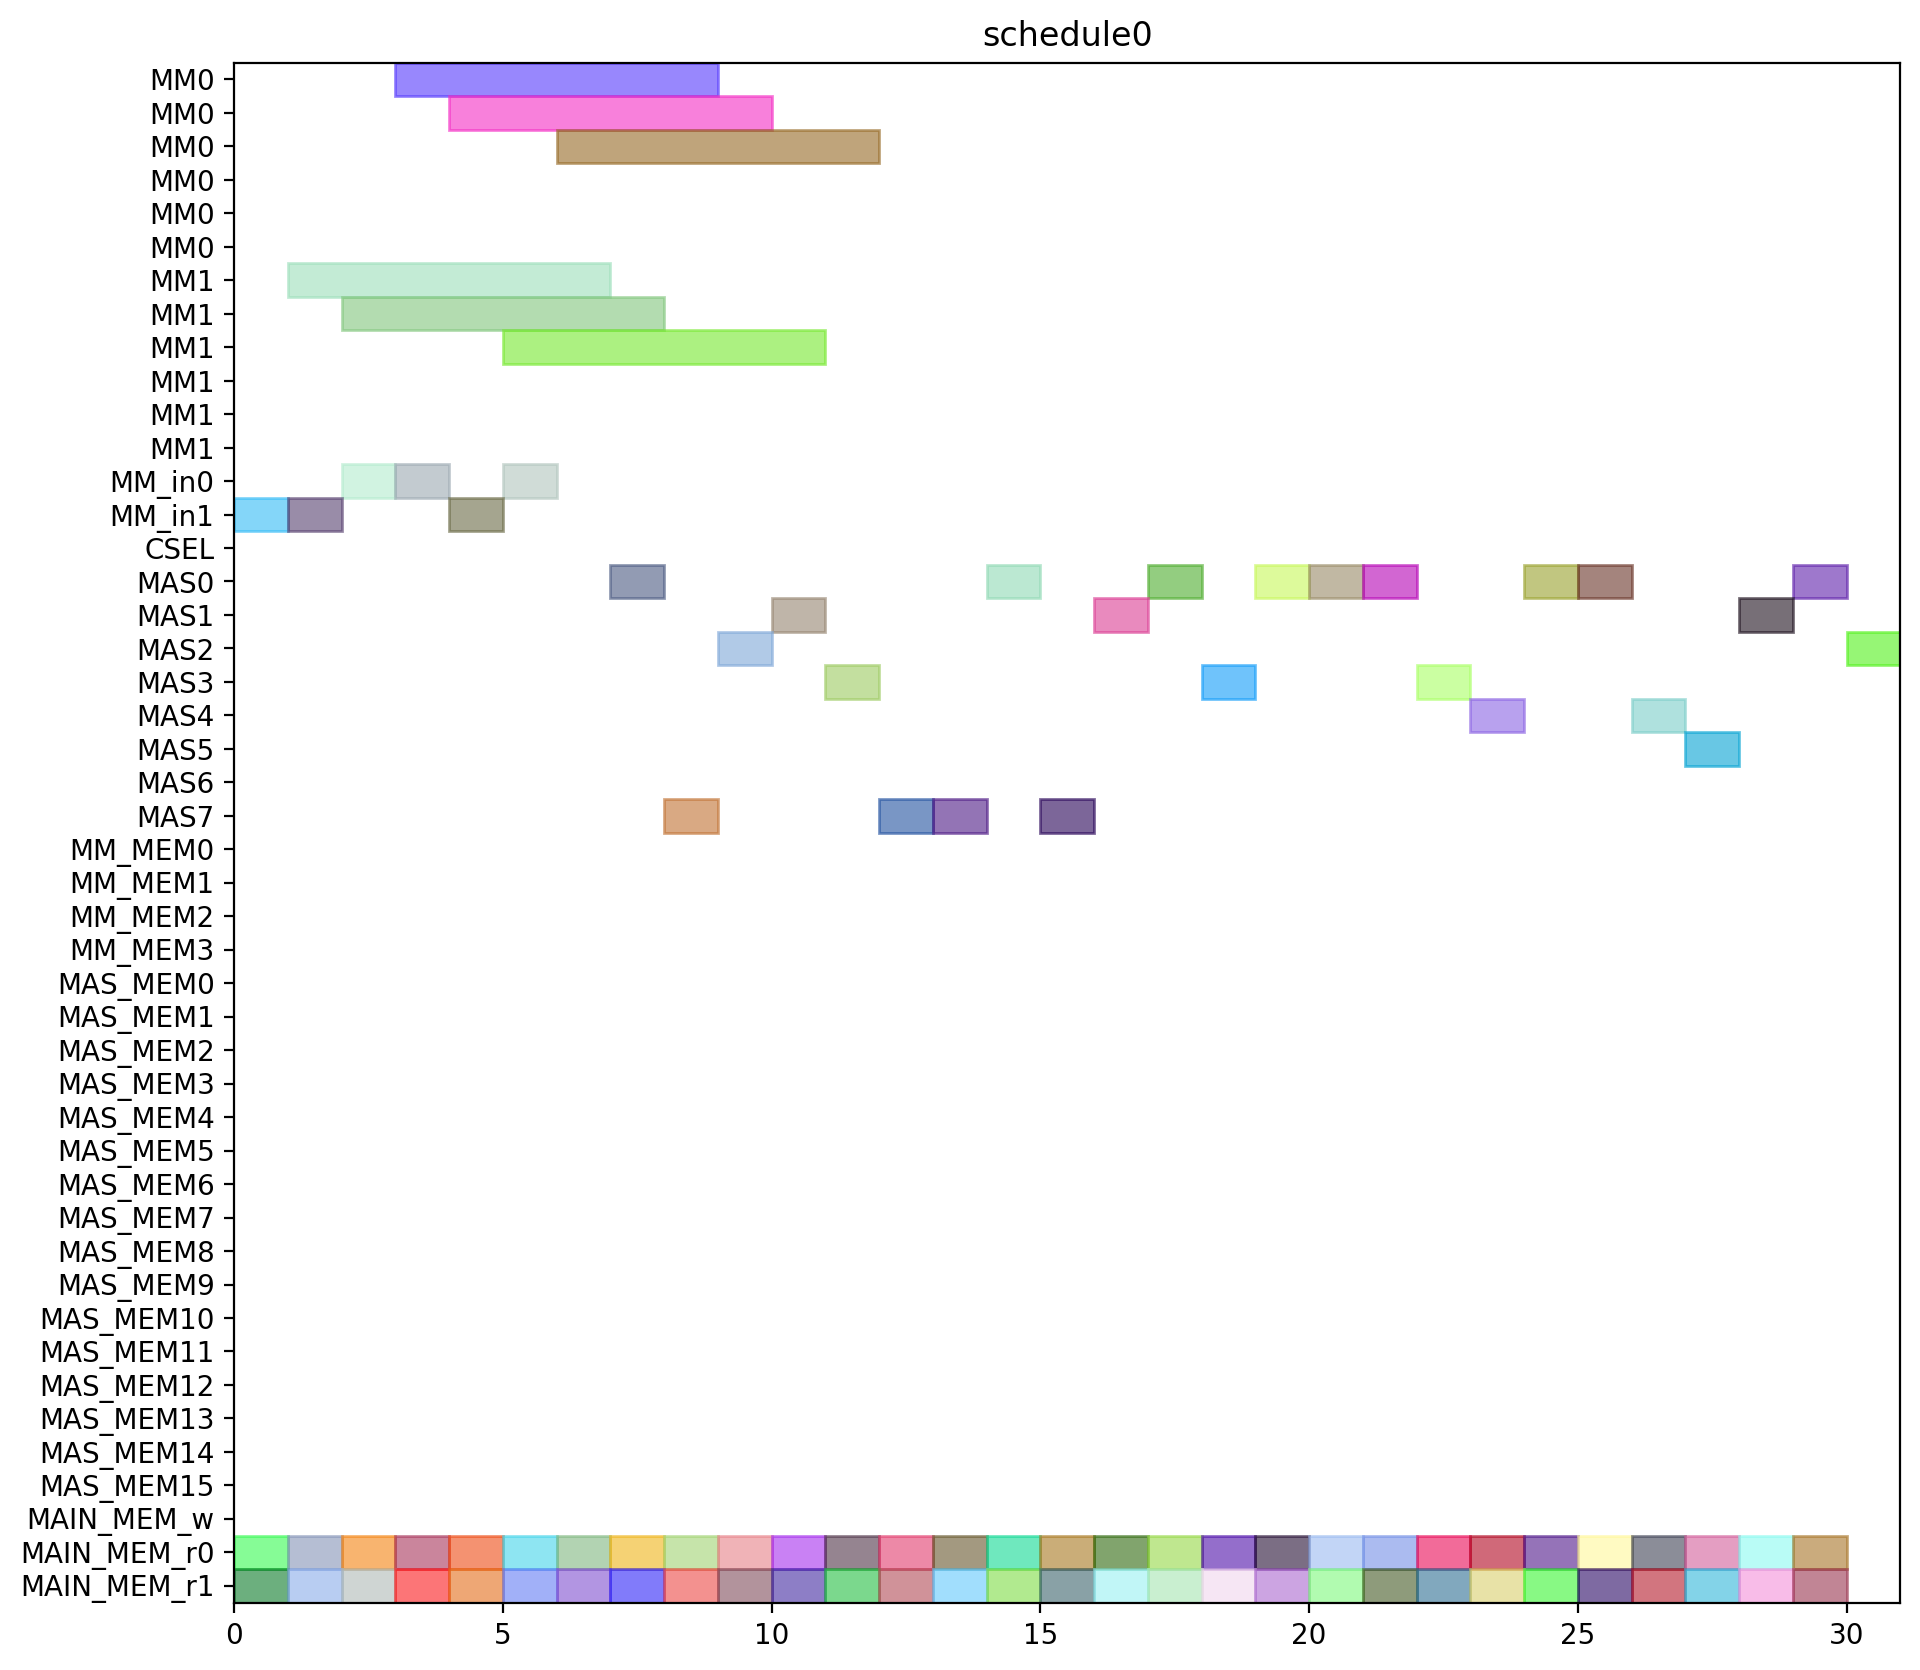

Reproduce this figure in Python.
from pyschedule import Scenario, solvers, plotters, alt


def solve():
	horizon = 149
	S = Scenario("schedule0", horizon=horizon)

	# resource
	MM = S.Resources('MM', num=2, size=6)
	MM_in = S.Resources('MM_in', num=2)
	CSEL = S.Resource('CSEL')
	MAS = S.Resources('MAS', num=8, size=1, periods=range(1, horizon))
	MM_MEM = S.Resources('MM_MEM', num=4)
	MAS_MEM = S.Resources('MAS_MEM', num=16)
	MAIN_MEM_w = S.Resource('MAIN_MEM_w', size=1)
	MAIN_MEM_r = S.Resources('MAIN_MEM_r', num=2)

	# result of previous scheduling

	# new tasks
	d_t0_a1_0 = S.Task('d_t0_a1_0', length=1, delay_cost=1)
	d_t0_a1_0 += alt(MAS)
	d_t0_a1_0_mem0 = S.Task('d_t0_a1_0_mem0', length=1, delay_cost=1)
	d_t0_a1_0_mem0 += MAIN_MEM_r[0]
	S += d_t0_a1_0_mem0 <= d_t0_a1_0

	d_t0_a1_0_mem1 = S.Task('d_t0_a1_0_mem1', length=1, delay_cost=1)
	d_t0_a1_0_mem1 += MAIN_MEM_r[1]
	S += d_t0_a1_0_mem1 <= d_t0_a1_0

	d_t0_a1_1 = S.Task('d_t0_a1_1', length=1, delay_cost=1)
	d_t0_a1_1 += alt(MAS)
	d_t0_a1_1_mem0 = S.Task('d_t0_a1_1_mem0', length=1, delay_cost=1)
	d_t0_a1_1_mem0 += MAIN_MEM_r[0]
	S += d_t0_a1_1_mem0 <= d_t0_a1_1

	d_t0_a1_1_mem1 = S.Task('d_t0_a1_1_mem1', length=1, delay_cost=1)
	d_t0_a1_1_mem1 += MAIN_MEM_r[1]
	S += d_t0_a1_1_mem1 <= d_t0_a1_1

	d_t0_t10 = S.Task('d_t0_t10', length=1, delay_cost=1)
	d_t0_t10 += alt(MAS)
	d_t0_t10_mem0 = S.Task('d_t0_t10_mem0', length=1, delay_cost=1)
	d_t0_t10_mem0 += MAIN_MEM_r[0]
	S += d_t0_t10_mem0 <= d_t0_t10

	d_t0_t10_mem1 = S.Task('d_t0_t10_mem1', length=1, delay_cost=1)
	d_t0_t10_mem1 += MAIN_MEM_r[1]
	S += d_t0_t10_mem1 <= d_t0_t10

	d_t0_t11 = S.Task('d_t0_t11', length=1, delay_cost=1)
	d_t0_t11 += alt(MAS)
	d_t0_t11_mem0 = S.Task('d_t0_t11_mem0', length=1, delay_cost=1)
	d_t0_t11_mem0 += MAIN_MEM_r[0]
	S += d_t0_t11_mem0 <= d_t0_t11

	d_t0_t11_mem1 = S.Task('d_t0_t11_mem1', length=1, delay_cost=1)
	d_t0_t11_mem1 += MAIN_MEM_r[1]
	S += d_t0_t11_mem1 <= d_t0_t11

	d_t0_t3_t0 = S.Task('d_t0_t3_t0', length=6, delay_cost=1)
	d_t0_t3_t0 += alt(MM)
	d_t0_t3_t0_in = S.Task('d_t0_t3_t0_in', length=1, delay_cost=1)
	d_t0_t3_t0_in += alt(MM_in)
	S += d_t0_t3_t0_in*MM_in[0]<=d_t0_t3_t0*MM[0]
	S += d_t0_t3_t0_in*MM_in[1]<=d_t0_t3_t0*MM[1]
	d_t0_t3_t0_mem0 = S.Task('d_t0_t3_t0_mem0', length=1, delay_cost=1)
	d_t0_t3_t0_mem0 += MAIN_MEM_r[0]
	S += d_t0_t3_t0_mem0 <= d_t0_t3_t0

	d_t0_t3_t0_mem1 = S.Task('d_t0_t3_t0_mem1', length=1, delay_cost=1)
	d_t0_t3_t0_mem1 += MAIN_MEM_r[1]
	S += d_t0_t3_t0_mem1 <= d_t0_t3_t0

	d_t0_t3_t1 = S.Task('d_t0_t3_t1', length=6, delay_cost=1)
	d_t0_t3_t1 += alt(MM)
	d_t0_t3_t1_in = S.Task('d_t0_t3_t1_in', length=1, delay_cost=1)
	d_t0_t3_t1_in += alt(MM_in)
	S += d_t0_t3_t1_in*MM_in[0]<=d_t0_t3_t1*MM[0]
	S += d_t0_t3_t1_in*MM_in[1]<=d_t0_t3_t1*MM[1]
	d_t0_t3_t1_mem0 = S.Task('d_t0_t3_t1_mem0', length=1, delay_cost=1)
	d_t0_t3_t1_mem0 += MAIN_MEM_r[0]
	S += d_t0_t3_t1_mem0 <= d_t0_t3_t1

	d_t0_t3_t1_mem1 = S.Task('d_t0_t3_t1_mem1', length=1, delay_cost=1)
	d_t0_t3_t1_mem1 += MAIN_MEM_r[1]
	S += d_t0_t3_t1_mem1 <= d_t0_t3_t1

	d_t0_t3_t2 = S.Task('d_t0_t3_t2', length=1, delay_cost=1)
	d_t0_t3_t2 += alt(MAS)
	d_t0_t3_t2_mem0 = S.Task('d_t0_t3_t2_mem0', length=1, delay_cost=1)
	d_t0_t3_t2_mem0 += MAIN_MEM_r[0]
	S += d_t0_t3_t2_mem0 <= d_t0_t3_t2

	d_t0_t3_t2_mem1 = S.Task('d_t0_t3_t2_mem1', length=1, delay_cost=1)
	d_t0_t3_t2_mem1 += MAIN_MEM_r[1]
	S += d_t0_t3_t2_mem1 <= d_t0_t3_t2

	d_t0_t3_t3 = S.Task('d_t0_t3_t3', length=1, delay_cost=1)
	d_t0_t3_t3 += alt(MAS)
	d_t0_t3_t3_mem0 = S.Task('d_t0_t3_t3_mem0', length=1, delay_cost=1)
	d_t0_t3_t3_mem0 += MAIN_MEM_r[0]
	S += d_t0_t3_t3_mem0 <= d_t0_t3_t3

	d_t0_t3_t3_mem1 = S.Task('d_t0_t3_t3_mem1', length=1, delay_cost=1)
	d_t0_t3_t3_mem1 += MAIN_MEM_r[1]
	S += d_t0_t3_t3_mem1 <= d_t0_t3_t3

	d_t1_a1_0 = S.Task('d_t1_a1_0', length=1, delay_cost=1)
	d_t1_a1_0 += alt(MAS)
	d_t1_a1_0_mem0 = S.Task('d_t1_a1_0_mem0', length=1, delay_cost=1)
	d_t1_a1_0_mem0 += MAIN_MEM_r[0]
	S += d_t1_a1_0_mem0 <= d_t1_a1_0

	d_t1_a1_0_mem1 = S.Task('d_t1_a1_0_mem1', length=1, delay_cost=1)
	d_t1_a1_0_mem1 += MAIN_MEM_r[1]
	S += d_t1_a1_0_mem1 <= d_t1_a1_0

	d_t1_a1_1 = S.Task('d_t1_a1_1', length=1, delay_cost=1)
	d_t1_a1_1 += alt(MAS)
	d_t1_a1_1_mem0 = S.Task('d_t1_a1_1_mem0', length=1, delay_cost=1)
	d_t1_a1_1_mem0 += MAIN_MEM_r[0]
	S += d_t1_a1_1_mem0 <= d_t1_a1_1

	d_t1_a1_1_mem1 = S.Task('d_t1_a1_1_mem1', length=1, delay_cost=1)
	d_t1_a1_1_mem1 += MAIN_MEM_r[1]
	S += d_t1_a1_1_mem1 <= d_t1_a1_1

	d_t1_t10 = S.Task('d_t1_t10', length=1, delay_cost=1)
	d_t1_t10 += alt(MAS)
	d_t1_t10_mem0 = S.Task('d_t1_t10_mem0', length=1, delay_cost=1)
	d_t1_t10_mem0 += MAIN_MEM_r[0]
	S += d_t1_t10_mem0 <= d_t1_t10

	d_t1_t10_mem1 = S.Task('d_t1_t10_mem1', length=1, delay_cost=1)
	d_t1_t10_mem1 += MAIN_MEM_r[1]
	S += d_t1_t10_mem1 <= d_t1_t10

	d_t1_t11 = S.Task('d_t1_t11', length=1, delay_cost=1)
	d_t1_t11 += alt(MAS)
	d_t1_t11_mem0 = S.Task('d_t1_t11_mem0', length=1, delay_cost=1)
	d_t1_t11_mem0 += MAIN_MEM_r[0]
	S += d_t1_t11_mem0 <= d_t1_t11

	d_t1_t11_mem1 = S.Task('d_t1_t11_mem1', length=1, delay_cost=1)
	d_t1_t11_mem1 += MAIN_MEM_r[1]
	S += d_t1_t11_mem1 <= d_t1_t11

	d_t1_t3_t0 = S.Task('d_t1_t3_t0', length=6, delay_cost=1)
	d_t1_t3_t0 += alt(MM)
	d_t1_t3_t0_in = S.Task('d_t1_t3_t0_in', length=1, delay_cost=1)
	d_t1_t3_t0_in += alt(MM_in)
	S += d_t1_t3_t0_in*MM_in[0]<=d_t1_t3_t0*MM[0]
	S += d_t1_t3_t0_in*MM_in[1]<=d_t1_t3_t0*MM[1]
	d_t1_t3_t0_mem0 = S.Task('d_t1_t3_t0_mem0', length=1, delay_cost=1)
	d_t1_t3_t0_mem0 += MAIN_MEM_r[0]
	S += d_t1_t3_t0_mem0 <= d_t1_t3_t0

	d_t1_t3_t0_mem1 = S.Task('d_t1_t3_t0_mem1', length=1, delay_cost=1)
	d_t1_t3_t0_mem1 += MAIN_MEM_r[1]
	S += d_t1_t3_t0_mem1 <= d_t1_t3_t0

	d_t1_t3_t1 = S.Task('d_t1_t3_t1', length=6, delay_cost=1)
	d_t1_t3_t1 += alt(MM)
	d_t1_t3_t1_in = S.Task('d_t1_t3_t1_in', length=1, delay_cost=1)
	d_t1_t3_t1_in += alt(MM_in)
	S += d_t1_t3_t1_in*MM_in[0]<=d_t1_t3_t1*MM[0]
	S += d_t1_t3_t1_in*MM_in[1]<=d_t1_t3_t1*MM[1]
	d_t1_t3_t1_mem0 = S.Task('d_t1_t3_t1_mem0', length=1, delay_cost=1)
	d_t1_t3_t1_mem0 += MAIN_MEM_r[0]
	S += d_t1_t3_t1_mem0 <= d_t1_t3_t1

	d_t1_t3_t1_mem1 = S.Task('d_t1_t3_t1_mem1', length=1, delay_cost=1)
	d_t1_t3_t1_mem1 += MAIN_MEM_r[1]
	S += d_t1_t3_t1_mem1 <= d_t1_t3_t1

	d_t1_t3_t2 = S.Task('d_t1_t3_t2', length=1, delay_cost=1)
	d_t1_t3_t2 += alt(MAS)
	d_t1_t3_t2_mem0 = S.Task('d_t1_t3_t2_mem0', length=1, delay_cost=1)
	d_t1_t3_t2_mem0 += MAIN_MEM_r[0]
	S += d_t1_t3_t2_mem0 <= d_t1_t3_t2

	d_t1_t3_t2_mem1 = S.Task('d_t1_t3_t2_mem1', length=1, delay_cost=1)
	d_t1_t3_t2_mem1 += MAIN_MEM_r[1]
	S += d_t1_t3_t2_mem1 <= d_t1_t3_t2

	d_t1_t3_t3 = S.Task('d_t1_t3_t3', length=1, delay_cost=1)
	d_t1_t3_t3 += alt(MAS)
	d_t1_t3_t3_mem0 = S.Task('d_t1_t3_t3_mem0', length=1, delay_cost=1)
	d_t1_t3_t3_mem0 += MAIN_MEM_r[0]
	S += d_t1_t3_t3_mem0 <= d_t1_t3_t3

	d_t1_t3_t3_mem1 = S.Task('d_t1_t3_t3_mem1', length=1, delay_cost=1)
	d_t1_t3_t3_mem1 += MAIN_MEM_r[1]
	S += d_t1_t3_t3_mem1 <= d_t1_t3_t3

	d_t2_a1_0 = S.Task('d_t2_a1_0', length=1, delay_cost=1)
	d_t2_a1_0 += alt(MAS)
	d_t2_a1_0_mem0 = S.Task('d_t2_a1_0_mem0', length=1, delay_cost=1)
	d_t2_a1_0_mem0 += MAIN_MEM_r[0]
	S += d_t2_a1_0_mem0 <= d_t2_a1_0

	d_t2_a1_0_mem1 = S.Task('d_t2_a1_0_mem1', length=1, delay_cost=1)
	d_t2_a1_0_mem1 += MAIN_MEM_r[1]
	S += d_t2_a1_0_mem1 <= d_t2_a1_0

	d_t2_a1_1 = S.Task('d_t2_a1_1', length=1, delay_cost=1)
	d_t2_a1_1 += alt(MAS)
	d_t2_a1_1_mem0 = S.Task('d_t2_a1_1_mem0', length=1, delay_cost=1)
	d_t2_a1_1_mem0 += MAIN_MEM_r[0]
	S += d_t2_a1_1_mem0 <= d_t2_a1_1

	d_t2_a1_1_mem1 = S.Task('d_t2_a1_1_mem1', length=1, delay_cost=1)
	d_t2_a1_1_mem1 += MAIN_MEM_r[1]
	S += d_t2_a1_1_mem1 <= d_t2_a1_1

	d_t2_t10 = S.Task('d_t2_t10', length=1, delay_cost=1)
	d_t2_t10 += alt(MAS)
	d_t2_t10_mem0 = S.Task('d_t2_t10_mem0', length=1, delay_cost=1)
	d_t2_t10_mem0 += MAIN_MEM_r[0]
	S += d_t2_t10_mem0 <= d_t2_t10

	d_t2_t10_mem1 = S.Task('d_t2_t10_mem1', length=1, delay_cost=1)
	d_t2_t10_mem1 += MAIN_MEM_r[1]
	S += d_t2_t10_mem1 <= d_t2_t10

	d_t2_t11 = S.Task('d_t2_t11', length=1, delay_cost=1)
	d_t2_t11 += alt(MAS)
	d_t2_t11_mem0 = S.Task('d_t2_t11_mem0', length=1, delay_cost=1)
	d_t2_t11_mem0 += MAIN_MEM_r[0]
	S += d_t2_t11_mem0 <= d_t2_t11

	d_t2_t11_mem1 = S.Task('d_t2_t11_mem1', length=1, delay_cost=1)
	d_t2_t11_mem1 += MAIN_MEM_r[1]
	S += d_t2_t11_mem1 <= d_t2_t11

	d_t2_t3_t0 = S.Task('d_t2_t3_t0', length=6, delay_cost=1)
	d_t2_t3_t0 += alt(MM)
	d_t2_t3_t0_in = S.Task('d_t2_t3_t0_in', length=1, delay_cost=1)
	d_t2_t3_t0_in += alt(MM_in)
	S += d_t2_t3_t0_in*MM_in[0]<=d_t2_t3_t0*MM[0]
	S += d_t2_t3_t0_in*MM_in[1]<=d_t2_t3_t0*MM[1]
	d_t2_t3_t0_mem0 = S.Task('d_t2_t3_t0_mem0', length=1, delay_cost=1)
	d_t2_t3_t0_mem0 += MAIN_MEM_r[0]
	S += d_t2_t3_t0_mem0 <= d_t2_t3_t0

	d_t2_t3_t0_mem1 = S.Task('d_t2_t3_t0_mem1', length=1, delay_cost=1)
	d_t2_t3_t0_mem1 += MAIN_MEM_r[1]
	S += d_t2_t3_t0_mem1 <= d_t2_t3_t0

	d_t2_t3_t1 = S.Task('d_t2_t3_t1', length=6, delay_cost=1)
	d_t2_t3_t1 += alt(MM)
	d_t2_t3_t1_in = S.Task('d_t2_t3_t1_in', length=1, delay_cost=1)
	d_t2_t3_t1_in += alt(MM_in)
	S += d_t2_t3_t1_in*MM_in[0]<=d_t2_t3_t1*MM[0]
	S += d_t2_t3_t1_in*MM_in[1]<=d_t2_t3_t1*MM[1]
	d_t2_t3_t1_mem0 = S.Task('d_t2_t3_t1_mem0', length=1, delay_cost=1)
	d_t2_t3_t1_mem0 += MAIN_MEM_r[0]
	S += d_t2_t3_t1_mem0 <= d_t2_t3_t1

	d_t2_t3_t1_mem1 = S.Task('d_t2_t3_t1_mem1', length=1, delay_cost=1)
	d_t2_t3_t1_mem1 += MAIN_MEM_r[1]
	S += d_t2_t3_t1_mem1 <= d_t2_t3_t1

	d_t2_t3_t2 = S.Task('d_t2_t3_t2', length=1, delay_cost=1)
	d_t2_t3_t2 += alt(MAS)
	d_t2_t3_t2_mem0 = S.Task('d_t2_t3_t2_mem0', length=1, delay_cost=1)
	d_t2_t3_t2_mem0 += MAIN_MEM_r[0]
	S += d_t2_t3_t2_mem0 <= d_t2_t3_t2

	d_t2_t3_t2_mem1 = S.Task('d_t2_t3_t2_mem1', length=1, delay_cost=1)
	d_t2_t3_t2_mem1 += MAIN_MEM_r[1]
	S += d_t2_t3_t2_mem1 <= d_t2_t3_t2

	d_t2_t3_t3 = S.Task('d_t2_t3_t3', length=1, delay_cost=1)
	d_t2_t3_t3 += alt(MAS)
	d_t2_t3_t3_mem0 = S.Task('d_t2_t3_t3_mem0', length=1, delay_cost=1)
	d_t2_t3_t3_mem0 += MAIN_MEM_r[0]
	S += d_t2_t3_t3_mem0 <= d_t2_t3_t3

	d_t2_t3_t3_mem1 = S.Task('d_t2_t3_t3_mem1', length=1, delay_cost=1)
	d_t2_t3_t3_mem1 += MAIN_MEM_r[1]
	S += d_t2_t3_t3_mem1 <= d_t2_t3_t3

	d_t3000 = S.Task('d_t3000', length=1, delay_cost=1)
	d_t3000 += alt(MAS)
	d_t3000_mem0 = S.Task('d_t3000_mem0', length=1, delay_cost=1)
	d_t3000_mem0 += MAIN_MEM_r[0]
	S += d_t3000_mem0 <= d_t3000

	d_t3000_mem1 = S.Task('d_t3000_mem1', length=1, delay_cost=1)
	d_t3000_mem1 += MAIN_MEM_r[1]
	S += d_t3000_mem1 <= d_t3000

	d_t3001 = S.Task('d_t3001', length=1, delay_cost=1)
	d_t3001 += alt(MAS)
	d_t3001_mem0 = S.Task('d_t3001_mem0', length=1, delay_cost=1)
	d_t3001_mem0 += MAIN_MEM_r[0]
	S += d_t3001_mem0 <= d_t3001

	d_t3001_mem1 = S.Task('d_t3001_mem1', length=1, delay_cost=1)
	d_t3001_mem1 += MAIN_MEM_r[1]
	S += d_t3001_mem1 <= d_t3001

	d_t3010 = S.Task('d_t3010', length=1, delay_cost=1)
	d_t3010 += alt(MAS)
	d_t3010_mem0 = S.Task('d_t3010_mem0', length=1, delay_cost=1)
	d_t3010_mem0 += MAIN_MEM_r[0]
	S += d_t3010_mem0 <= d_t3010

	d_t3010_mem1 = S.Task('d_t3010_mem1', length=1, delay_cost=1)
	d_t3010_mem1 += MAIN_MEM_r[1]
	S += d_t3010_mem1 <= d_t3010

	d_t3011 = S.Task('d_t3011', length=1, delay_cost=1)
	d_t3011 += alt(MAS)
	d_t3011_mem0 = S.Task('d_t3011_mem0', length=1, delay_cost=1)
	d_t3011_mem0 += MAIN_MEM_r[0]
	S += d_t3011_mem0 <= d_t3011

	d_t3011_mem1 = S.Task('d_t3011_mem1', length=1, delay_cost=1)
	d_t3011_mem1 += MAIN_MEM_r[1]
	S += d_t3011_mem1 <= d_t3011

	d_t4000 = S.Task('d_t4000', length=1, delay_cost=1)
	d_t4000 += alt(MAS)
	d_t4000_mem0 = S.Task('d_t4000_mem0', length=1, delay_cost=1)
	d_t4000_mem0 += MAIN_MEM_r[0]
	S += d_t4000_mem0 <= d_t4000

	d_t4000_mem1 = S.Task('d_t4000_mem1', length=1, delay_cost=1)
	d_t4000_mem1 += MAIN_MEM_r[1]
	S += d_t4000_mem1 <= d_t4000

	d_t4001 = S.Task('d_t4001', length=1, delay_cost=1)
	d_t4001 += alt(MAS)
	d_t4001_mem0 = S.Task('d_t4001_mem0', length=1, delay_cost=1)
	d_t4001_mem0 += MAIN_MEM_r[0]
	S += d_t4001_mem0 <= d_t4001

	d_t4001_mem1 = S.Task('d_t4001_mem1', length=1, delay_cost=1)
	d_t4001_mem1 += MAIN_MEM_r[1]
	S += d_t4001_mem1 <= d_t4001

	solvers.mip.solve(S,msg=1,kind='CPLEX',ratio_gap=1.01)

	solution = [['hoge']*len(S.solution()[1]) for i in range(len(S.solution()))]
	for i in range(len(S.solution())):
		for j in range(len(S.solution()[i])):
			solution[i][j]=str(S.solution()[i][j])
	print(solution)

	cycles = int(solution[-1][3])

	pic_file_name = "/home/mfukuda/ABE/multiRAM_multiMAS_16mux/scheduling_result/stage6MM2_stage1MAS8/FP12_LADDERMUL/schedule0.png"
	if(S.solution() != []):
		plotters.matplotlib.plot(S,img_filename=pic_file_name, show_task_labels=False, fig_size=(cycles*0.25+3, 10))

	return solution
